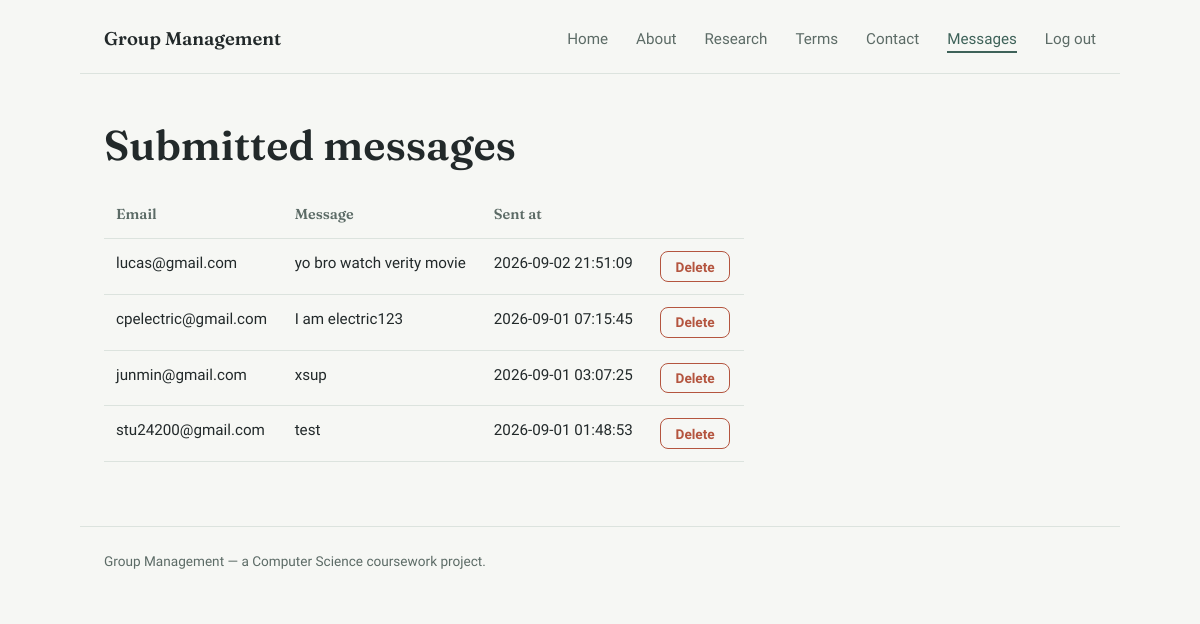
/messages (signed in), run on an earlier commit of the app's database.
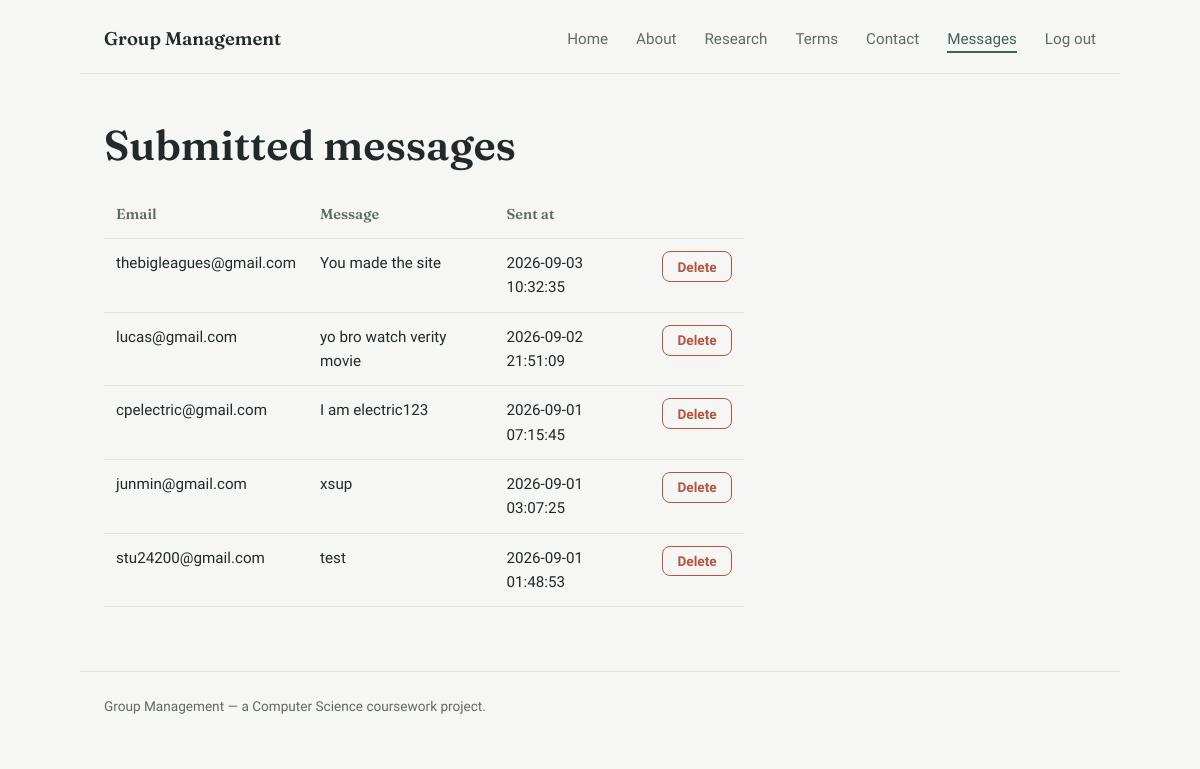
And on a later commit of the database.
### tables this page shows
CREATE TABLE messages (
            id INTEGER PRIMARY KEY AUTOINCREMENT,
            email TEXT NOT NULL,
            message TEXT NOT NULL,
            timestamp TEXT DEFAULT CURRENT_TIMESTAMP
        );

### app.py (the view)
@app.route('/messages')
@login_required
def messages():
    all_messages = get_all_messages()
    return render_template('messages.html', messages=all_messages)

### app.py (called while the page is built)
def login_required(view_function):
    @wraps(view_function)
    def wrapper(*args, **kwargs):
        if not session.get('logged_in'):
            return redirect(url_for('login'))
        return view_function(*args, **kwargs)
    return wrapper

### database.py (called while the page is built)
def get_db_connection():
    conn = sqlite3.connect(DATABASE_NAME)
    conn.row_factory = sqlite3.Row
    return conn

def get_all_messages():
    conn = get_db_connection()
    messages = conn.execute(
        "SELECT * FROM messages ORDER BY timestamp DESC"
    ).fetchall()
    conn.close()
    return messages

### template/messages.html (shortened to what this page needs)
{% extends "base.html" %}
{% block content %}
<h1>Submitted messages</h1>
<section class="prose">
    {% if messages %}
        <table class="table">
            <thead>
                <tr>
                    <th>Email</th>
                    <th>Message</th>
                    <th>Sent at</th>
                    <th></th>
                </tr>
            </thead>
            <tbody>
                {% for m in messages %}
                <tr>
                    <td>{{ m['email'] }}</td>
                    <td>{{ m['message'] }}</td>
                    <td>{{ m['timestamp'] }}</td>
                    <td>
                        <form action="{{ url_for('delete_message_route', message_id=m['id']) }}" method="POST" onsubmit="return confirm('Delete this message?');">
                            <button type="submit" class="btn btn-danger btn-small">Delete</button>
                        </form>
                    </td>
                </tr>
                {% endfor %}
            </tbody>
        </table>
    {% else %}
        <p class="empty-state">No messages have been submitted yet.</p>
    {% endif %}
</section>
{% endblock %}

### template/base.html (shortened to what this page needs)
<!DOCTYPE html>
<html lang="en">
<head>
    <link rel="stylesheet" href="{{ url_for('static', filename='style.css') }}">
</head>
<body>
    <nav class="navbar">
        <a href="{{ url_for('home') }}" class="logo">Group Management</a>
        <ul class="nav-links">
            <li><a href="{{ url_for('home') }}" class="{{ 'is-active' if request.path == '/' else '' }}">Home</a></li>
            <li><a href="{{ url_for('about') }}" class="{{ 'is-active' if request.path == '/about' else '' }}">About</a></li>
            <li><a href="{{ url_for('research') }}" class="{{ 'is-active' if request.path == '/research' else '' }}">Research</a></li>
            <li><a href="{{ url_for('terms') }}" class="{{ 'is-active' if request.path == '/terms' else '' }}">Terms</a></li>
            <li><a href="{{ url_for('contact') }}" class="{{ 'is-active' if request.path == '/contact' else '' }}">Contact</a></li>
            <li><a href="{{ url_for('messages') }}" class="{{ 'is-active' if request.path == '/messages' else '' }}">Messages</a></li>
            {% if session.get('logged_in') %}
            <li><a href="{{ url_for('logout') }}">Log out</a></li>
            {% endif %}
        </ul>
    </nav>
    <main class="page">
        {% block content %}{% endblock %}
    </main>
    <footer class="site-footer">
        <p>Group Management &mdash; a Computer Science coursework project.</p>
    </footer>
</body>
</html>

### static/style.css (style rules this page uses)
:root { --color-bg: #F6F7F4; --color-surface: #FFFFFF; --color-text: #22292A; --color-text-muted: #5C6B66; --color-primary: #3E6259; --color-primary-hover: #2F4C45; --color-accent: #E0A458; --color-border: #DCE3DE; --color-danger: #B4553F; --color-danger-hover: #93432F; --color-success-bg: #E3EEE8; --color-success-text: #2F4C45; --color-error-bg: #F5E4DE; --color-error-text: #8A3E28; --font-heading: 'Fraunces', Georgia, serif; --font-body: 'Work Sans', -apple-system, BlinkMacSystemFont, sans-serif; --max-width: 1040px; --radius: 8px; }
* { box-sizing: border-box; }
html, body { margin: 0; padding: 0; }
body { background-color: var(--color-bg); color: var(--color-text); font-family: var(--font-body); font-size: 17px; line-height: 1.6; -webkit-font-smoothing: antialiased; }
h1, h2, h3 { font-family: var(--font-heading); font-weight: 500; line-height: 1.15; margin: 0 0 0.5em 0; color: var(--color-text); }
h1 { font-size: 2.6rem; font-weight: 600; }
p { margin: 0 0 1em 0; max-width: 65ch; }
a { color: var(--color-primary); text-decoration: none; }
.navbar { display: flex; align-items: center; justify-content: space-between; max-width: var(--max-width); margin: 0 auto; padding: 1.5rem 1.5rem 1.25rem; border-bottom: 1px solid var(--color-border); }
.logo { font-family: var(--font-heading); font-size: 1.15rem; font-weight: 600; color: var(--color-text); }
.nav-links { list-style: none; display: flex; gap: 1.75rem; margin: 0; padding: 0; }
.nav-links a { color: var(--color-text-muted); font-size: 0.95rem; font-weight: 500; padding-bottom: 0.2rem; border-bottom: 2px solid transparent; }
.nav-links a.is-active { color: var(--color-primary); border-bottom-color: var(--color-primary); }
.page { max-width: var(--max-width); margin: 0 auto; padding: 3rem 1.5rem 4rem; }
.prose { max-width: 640px; }
.btn { display: inline-block; font-family: var(--font-body); font-size: 0.95rem; font-weight: 600; padding: 0.7rem 1.4rem; border-radius: var(--radius); border: none; cursor: pointer; transition: background-color 0.15s ease; }
.btn-danger { background-color: transparent; color: var(--color-danger); border: 1px solid var(--color-danger); }
.btn-small { padding: 0.4rem 0.9rem; font-size: 0.85rem; }
.table { width: 100%; border-collapse: collapse; text-align: left; font-size: 0.95rem; }
.table th { font-family: var(--font-heading); font-weight: 600; font-size: 0.9rem; color: var(--color-text-muted); padding: 0.75rem; border-bottom: 1px solid var(--color-border); }
.table td { padding: 0.75rem; border-bottom: 1px solid var(--color-border); vertical-align: top; }
.site-footer { max-width: var(--max-width); margin: 0 auto; padding: 1.5rem; border-top: 1px solid var(--color-border); color: var(--color-text-muted); font-size: 0.85rem; }
.site-footer p { margin: 0; }

What changed in the data, as far as the page shows it:
added messages: email "thebigleagues@gmail.com", message "You made the site", timestamp "2026-09-03 10:32:35"
